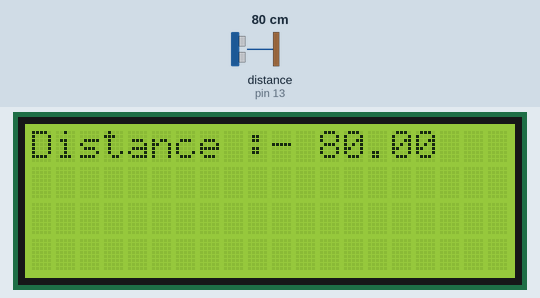
Recording of a sketch running on a simulated Arduino Uno, built with avr-gcc and run on an emulated ATmega328P. On the bench: 20×4 character LCD. The inputs (shaded band) are chosen by the test bench; at power-on: distance to the obstacle (sensor on pin 13) 80 cm. The echo pulse lasts 58.3 µs per cm.

Above: at 1.2 s.
1.3 s: distance to the obstacle (sensor on pin 13) set to 2 cm
At 3.3 s:
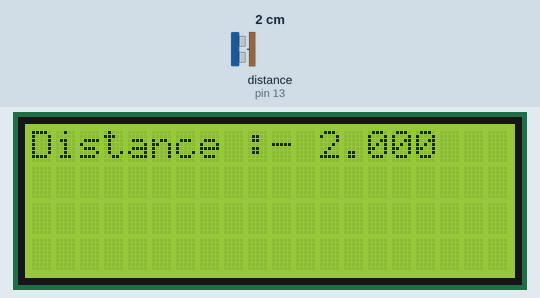
3.6 s: distance to the obstacle (sensor on pin 13) set to 4 cm
At 4.8 s:
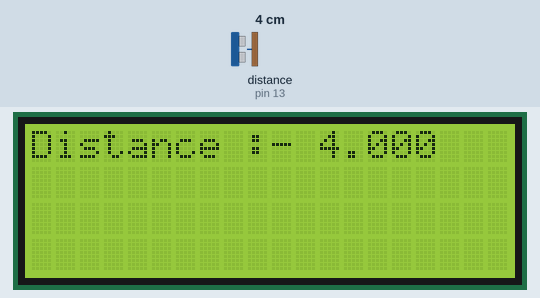
5.6 s: distance to the obstacle (sensor on pin 13) set to 9 cm
At 7.6 s:
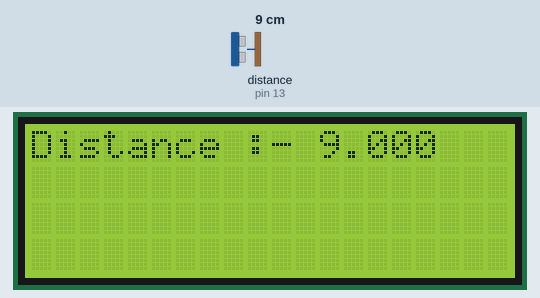
Timing chart, 0 to 9.1 s (numbered marks = the images above; inputs shaded):
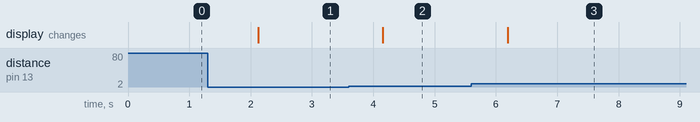

Measured:
- after the input at 1.3 s, the display: changes after 0.82 s (image 1)
- after the input at 3.6 s, the display: changes after 0.56 s (image 2)
- after the input at 5.6 s, the display: changes after 0.59 s (image 3)

The sketch:

distance_sensor_with_lcd_display.ino
```cpp
#include<UltraDistSensor.h>
#include <Wire.h>
#include <LiquidCrystal_I2C.h>

LiquidCrystal_I2C lcd(0x27,20,4);

UltraDistSensor mysensor;
float reading;

void setup() {
    lcd.init();                      // initialize the lcd
    lcd.backlight();
    Serial.begin(9600);
    mysensor.attach(12,13);//Trigger pin , Echo pin
}

void loop() {
    reading=mysensor.distanceInCm();
     lcd.setCursor(0,0);
     lcd.print("Distance :- ");
      lcd.print(reading);

    delay(1000);
}
```
